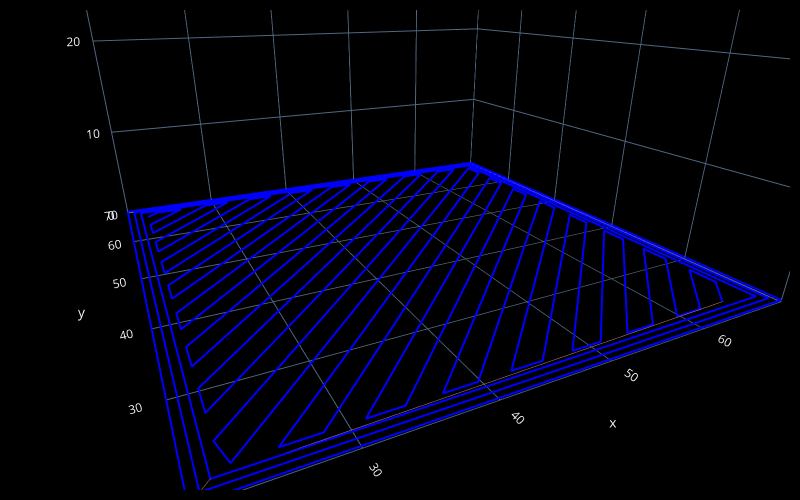

The notebook cell saved with this chart:
### Code cell
import math
import fullcontrol as fc

# ========= Editable Parameters =========
z = 0.2
xmin, ymin = 20.0, 20.0
xmax, ymax = 70.0, 70.0

infill_angles = [45]   # try [0], [90], [45], or [45,-45] (crosshatch)
infill_ratio  = 0.5        # 25% infill (0.05..0.9 recommended)
line_width    = 1.75        # mm
layer_height  = 0.3         # mm
perimeter_shells = 3        # number of outer shells
infill_overlap_frac = 0.3     # 与内层壳线的搭接比例（按线宽），0~0.3 常用
infill_gap = line_width/2               # 若想留缝而非搭接，可设为正值（mm）
travel_speed = 3600
print_speed  = 1200
# ======================================

def clamp(v, lo, hi): return max(lo, min(hi, v))

def add_perimeter_rect(steps, xmin, ymin, xmax, ymax, z, shells=1, w=0.4, speed_print=1200, line_width=1.75):
    """Adds outward->inward rectangles as perimeter shells."""
    for s in range(shells):
        inset = s * line_width/2 * 0.8
        x0, y0 = xmin + inset, ymin + inset
        x1, y1 = xmax - inset, ymax - inset

        # --- travel to this shell's start with extrusion OFF ---
        steps.append(fc.Extruder(on=False))
        steps.append(fc.travel_to(fc.Point(x=x0, y=y0, z=z)))

        # --- print this shell loop ---
        steps.append(fc.Extruder(on=True))
        steps.append(fc.Point(x=x1, y=y0, z=z))
        steps.append(fc.Point(x=x1, y=y1, z=z))
        steps.append(fc.Point(x=x0, y=y1, z=z))
        steps.append(fc.Point(x=x0, y=y0, z=z))  # close loop

        # leave extruder OFF for the travel to the next shell
        steps.append(fc.Extruder(on=False))
    return inset

def _intersections_line_rect_y_eq_x_plus_c(xmin, ymin, xmax, ymax, c):
    """Line: y = x + c. Return list of points inside the rectangle."""
    pts = []
    # x = xmin / xmax
    y = xmin + c
    if ymin <= y <= ymax: pts.append((xmin, y))
    y = xmax + c
    if ymin <= y <= ymax: pts.append((xmax, y))
    # y = ymin / ymax
    x = ymin - c
    if xmin <= x <= xmax: pts.append((x, ymin))
    x = ymax - c
    if xmin <= x <= xmax: pts.append((x, ymax))
    # dedupe
    uniq = []
    seen = set()
    for p in pts:
        key = (round(p[0], 6), round(p[1], 6))
        if key not in seen:
            uniq.append(p); seen.add(key)
    return uniq

def _intersections_line_rect_y_eq_negx_plus_c(xmin, ymin, xmax, ymax, c):
    """Line: y = -x + c. Return list of points inside the rectangle."""
    pts = []
    # x = xmin / xmax
    y = -xmin + c
    if ymin <= y <= ymax: pts.append((xmin, y))
    y = -xmax + c
    if ymin <= y <= ymax: pts.append((xmax, y))
    # y = ymin / ymax
    x = -ymin + c
    if xmin <= x <= xmax: pts.append((x, ymin))
    x = -ymax + c
    if xmin <= x <= xmax: pts.append((x, ymax))
    # dedupe
    uniq = []
    seen = set()
    for p in pts:
        key = (round(p[0], 6), round(p[1], 6))
        if key not in seen:
            uniq.append(p); seen.add(key)
    return uniq

def add_infill_rect(steps, xmin, ymin, xmax, ymax, z,
                    angles, ratio, w, inset=0.2, alt_dir=True):
    """
    Rectilinear infill for a rectangle at height z.
    angles: list of {0, 90, 45, -45}
    ratio:  areal fraction (0..1)
    w:      line width (mm)
    inset:  keep infill this far inside the shell (mm)
    """
    # sanitize
    ratio = clamp(ratio, 0.02, 0.95)
    angles = list(angles)
    for a in angles:
        if a not in (0, 90, 45, -45):
            raise NotImplementedError("Supported angles are 0, 90, 45, -45.")
    n = max(1, len(angles))

    # spacing (perpendicular pitch) to hit target ratio, approx: rho ≈ n * w / pitch
    pitch = (n * 1) / ratio

    # inset box (stay away from perimeter)
    x0 = xmin + inset
    y0 = ymin + inset
    x1 = xmax - inset
    y1 = ymax - inset

    # For alternating travel direction
    lr = True

    for a in angles:
        steps.append(fc.Extruder(on=False))  # safe travel before starting this pass
        if a == 0:
            # horizontal lines: step in +Y
            y = y0
            while y <= y1 + 1e-9:
                # endpoints for the segment
                xA, xB = x0, x1
                if alt_dir and not lr:
                    xA, xB = xB, xA
                # travel to start
                steps.append(fc.Point(x=xA, y=y, z=z))
                # print the segment
                steps.append(fc.Extruder(on=True))
                steps.append(fc.Point(x=xB, y=y, z=z))
                # steps.append(fc.Extruder(on=False))
                lr = not lr
                y += pitch

        elif a == 90:
            # vertical lines: step in +X
            x = x0
            while x <= x1 + 1e-9:
                yA, yB = y0, y1
                if alt_dir and not lr:
                    yA, yB = yB, yA
                steps.append(fc.Point(x=x, y=yA, z=z))
                steps.append(fc.Extruder(on=True))
                steps.append(fc.Point(x=x, y=yB, z=z))
                # steps.append(fc.Extruder(on=False))
                lr = not lr
                x += pitch

        elif a == 45:
            # lines y = x + c ; perpendicular spacing Δc = pitch*sqrt(2)
            corners = [(x0,y0),(x0,y1),(x1,y0),(x1,y1)]
            c_vals = [y - x for (x,y) in corners]
            c_min, c_max = min(c_vals), max(c_vals)
            dc = pitch * math.sqrt(2.0)
            c = c_min
            while c <= c_max + 1e-9:
                pts = _intersections_line_rect_y_eq_x_plus_c(x0,y0,x1,y1,c)
                if len(pts) >= 2:
                    # take farthest two along direction (x+y grows along slope +1)
                    pts_sorted = sorted(pts, key=lambda p: p[0]+p[1])
                    pA, pB = pts_sorted[0], pts_sorted[-1]
                    if alt_dir and not lr:
                        pA, pB = pB, pA
                    steps.append(fc.Point(x=pA[0], y=pA[1], z=z))
                    steps.append(fc.Extruder(on=True))
                    steps.append(fc.Point(x=pB[0], y=pB[1], z=z))
                    # steps.append(fc.Extruder(on=False))
                    lr = not lr
                c += dc

        elif a == -45:
            # lines y = -x + c ; perpendicular spacing Δc = pitch*sqrt(2)
            corners = [(x0,y0),(x0,y1),(x1,y0),(x1,y1)]
            c_vals = [y + x for (x,y) in corners]  # since c = y - (-x) = y + x
            c_min, c_max = min(c_vals), max(c_vals)
            dc = pitch * math.sqrt(2.0)
            c = c_min
            while c <= c_max + 1e-9:
                pts = _intersections_line_rect_y_eq_negx_plus_c(x0,y0,x1,y1,c)
                if len(pts) >= 2:
                    # along slope -1, use (y - x) or (-x + y) as progress; choose x - y for variety
                    pts_sorted = sorted(pts, key=lambda p: p[0]-p[1])
                    pA, pB = pts_sorted[0], pts_sorted[-1]
                    if alt_dir and not lr:
                        pA, pB = pB, pA
                    steps.append(fc.Point(x=pA[0], y=pA[1], z=z))
                    steps.append(fc.Extruder(on=True))
                    steps.append(fc.Point(x=pB[0], y=pB[1], z=z))
                    # steps.append(fc.Extruder(on=False))
                    lr = not lr
                c += dc

# ----------------- Build the program -----------------
steps = []
steps.append(fc.Printer(print_speed=print_speed, travel_speed=travel_speed))
steps.append(fc.ExtrusionGeometry(area_model='rectangle', width=line_width, height=layer_height))

# Perimeters
shell_inset = add_perimeter_rect(steps, xmin, ymin, xmax, ymax, z,
                   shells=perimeter_shells, w=line_width, line_width=line_width)

inset_for_infill = max(
    0.0,
    shell_inset + infill_gap * 0.8
)
print(f"Inset for infill: {inset_for_infill:.3f} mm")

# Infill (keep slightly inside the last shell)
add_infill_rect(
    steps, xmin, ymin, xmax, ymax, z,
    angles=infill_angles,
    ratio=infill_ratio,
    w=line_width,
    inset=inset_for_infill,   # <<< 关键：基于“内层壳线”
    alt_dir=True
)

# Visualize
fc.transform(steps, 'plot', fc.PlotControls(style='line'))

# If you want G-code:
# gcode = fc.transform(steps, 'gcode', fc.GcodeControls(printer_name='generic', save_as='rect_infill_var'))
# print(gcode[:400])

### Figure 1 — Plotly figure (JSON) as saved in the notebook; plotly's stock layout.template omitted (floating-point values rounded to 4 significant figures)
{"data": [{"line": {"color": ["rgb(0.00, 0.00, 255.00)", "rgb(0.00, 0.00, 255.00)", "rgb(0.00, 0.00, 255.00)", "rgb(0.00, 0.00, 255.00)", "rgb(0.00, 0.00, 255.00)"], "width": 4}, "mode": "lines", "showlegend": false, "type": "scatter3d", "x": [20, 70, 70, 20, 20], "y": [20, 20, 70, 70, 20], "z": [0.2, 0.2, 0.2, 0.2, 0.2]}, {"line": {"color": ["rgb(191.25, 127.50, 127.50)", "rgb(191.25, 127.50, 127.50)"], "width": 1}, "mode": "lines", "showlegend": false, "type": "scatter3d", "x": [20, 20.7], "y": [20, 20.7], "z": [0.2, 0.2]}, {"line": {"color": ["rgb(0.00, 0.00, 255.00)", "rgb(0.00, 0.00, 255.00)", "rgb(0.00, 0.00, 255.00)", "rgb(0.00, 0.00, 255.00)", "rgb(0.00, 0.00, 255.00)"], "width": 4}, "mode": "lines", "showlegend": false, "type": "scatter3d", "x": [20.7, 69.3, 69.3, 20.7, 20.7], "y": [20.7, 20.7, 69.3, 69.3, 20.7], "z": [0.2, 0.2, 0.2, 0.2, 0.2]}, {"line": {"color": ["rgb(191.25, 127.50, 127.50)", "rgb(191.25, 127.50, 127.50)"], "width": 1}, "mode": "lines", "showlegend": false, "type": "scatter3d", "x": [20.7, 21.4], "y": [20.7, 21.4], "z": [0.2, 0.2]}, {"line": {"color": ["rgb(0.00, 0.00, 255.00)", "rgb(0.00, 0.00, 255.00)", "rgb(0.00, 0.00, 255.00)", "rgb(0.00, 0.00, 255.00)", "rgb(0.00, 0.00, 255.00)"], "width": 4}, "mode": "lines", "showlegend": false, "type": "scatter3d", "x": [21.4, 68.6, 68.6, 21.4, 21.4], "y": [21.4, 21.4, 68.6, 68.6, 21.4], "z": [0.2, 0.2, 0.2, 0.2, 0.2]}, {"line": {"color": ["rgb(191.25, 127.50, 127.50)", "rgb(191.25, 127.50, 127.50)"], "width": 1}, "mode": "lines", "showlegend": false, "type": "scatter3d", "x": [21.4, 65.07], "y": [21.4, 22.1], "z": [0.2, 0.2]}, {"line": {"color": ["rgb(0.00, 0.00, 255.00)", "rgb(0.00, 0.00, 255.00)", "rgb(0.00, 0.00, 255.00)", "rgb(0.00, 0.00, 255.00)", "rgb(0.00, 0.00, 255.00)", "rgb(0.00, 0.00, 255.00)", "rgb(0.00, 0.00, 255.00)", "rgb(0.00, 0.00, 255.00)", "rgb(0.00, 0.00, 255.00)", "rgb(0.00, 0.00, 255.00)", "rgb(0.00, 0.00, 255.00)", "rgb(0.00, 0.00, 255.00)", "rgb(0.00, 0.00, 255.00)", "rgb(0.00, 0.00, 255.00)", "rgb(0.00, 0.00, 255.00)", "rgb(0.00, 0.00, 255.00)", "rgb(0.00, 0.00, 255.00)", "rgb(0.00, 0.00, 255.00)", "rgb(0.00, 0.00, 255.00)", "rgb(0.00, 0.00, 255.00)", "rgb(0.00, 0.00, 255.00)", "rgb(0.00, 0.00, 255.00)", "rgb(0.00, 0.00, 255.00)", "rgb(0.00, 0.00, 255.00)", "rgb(0.00, 0.00, 255.00)", "rgb(0.00, 0.00, 255.00)", "rgb(0.00, 0.00, 255.00)", "rgb(0.00, 0.00, 255.00)", "rgb(0.00, 0.00, 255.00)", "rgb(0.00, 0.00, 255.00)", "rgb(0.00, 0.00, 255.00)", "rgb(0.00, 0.00, 255.00)", "rgb(0.00, 0.00, 255.00)", "rgb(0.00, 0.00, 255.00)", "rgb(0.00, 0.00, 255.00)", "rgb(0.00, 0.00, 255.00)", "rgb(0.00, 0.00, 255.00)", "rgb(0.00, 0.00, 255.00)", "rgb(0.00, 0.00, 255.00)", "rgb(0.00, 0.00, 255.00)", "rgb(0.00, 0.00, 255.00)", "rgb(0.00, 0.00, 255.00)", "rgb(0.00, 0.00, 255.00)", "rgb(0.00, 0.00, 255.00)", "rgb(0.00, 0.00, 255.00)", "rgb(0.00, 0.00, 255.00)", "rgb(0.00, 0.00, 255.00)", "rgb(0.00, 0.00, 255.00)", "rgb(0.00, 0.00, 255.00)", "rgb(0.00, 0.00, 255.00)", "rgb(0.00, 0.00, 255.00)", "rgb(0.00, 0.00, 255.00)", "rgb(0.00, 0.00, 255.00)", "rgb(0.00, 0.00, 255.00)", "rgb(0.00, 0.00, 255.00)", "rgb(0.00, 0.00, 255.00)", "rgb(0.00, 0.00, 255.00)", "rgb(0.00, 0.00, 255.00)", "rgb(0.00, 0.00, 255.00)", "rgb(0.00, 0.00, 255.00)", "rgb(0.00, 0.00, 255.00)", "rgb(0.00, 0.00, 255.00)", "rgb(0.00, 0.00, 255.00)", "rgb(0.00, 0.00, 255.00)"], "width": 4}, "mode": "lines", "showlegend": false, "type": "scatter3d", "x": [65.07, 67.9, 67.9, 62.24, 59.41, 67.9, 67.9, 56.59, 53.76, 67.9, 67.9, 50.93, 48.1, 67.9, 67.9, 45.27, 42.44, 67.9, 67.9, 39.62, 36.79, 67.9, 67.9, 33.96, 31.13, 67.9, 67.9, 28.3, 25.47, 67.9, 67.9, 22.64, 22.1, 65.62, 62.79, 22.1, 22.1, 59.96, 57.13, 22.1, 22.1, 54.3, 51.48, 22.1, 22.1, 48.65, 45.82, 22.1, 22.1, 42.99, 40.16, 22.1, 22.1, 37.33, 34.5, 22.1, 22.1, 31.68, 28.85, 22.1, 22.1, 26.02, 23.19, 22.1], "y": [22.1, 24.93, 27.76, 22.1, 22.1, 30.59, 33.41, 22.1, 22.1, 36.24, 39.07, 22.1, 22.1, 41.9, 44.73, 22.1, 22.1, 47.56, 50.38, 22.1, 22.1, 53.21, 56.04, 22.1, 22.1, 58.87, 61.7, 22.1, 22.1, 64.53, 67.36, 22.1, 24.38, 67.9, 67.9, 27.21, 30.04, 67.9, 67.9, 32.87, 35.7, 67.9, 67.9, 38.52, 41.35, 67.9, 67.9, 44.18, 47.01, 67.9, 67.9, 49.84, 52.67, 67.9, 67.9, 55.5, 58.32, 67.9, 67.9, 61.15, 63.98, 67.9, 67.9, 66.81], "z": [0.2, 0.2, 0.2, 0.2, 0.2, 0.2, 0.2, 0.2, 0.2, 0.2, 0.2, 0.2, 0.2, 0.2, 0.2, 0.2, 0.2, 0.2, 0.2, 0.2, 0.2, 0.2, 0.2, 0.2, 0.2, 0.2, 0.2, 0.2, 0.2, 0.2, 0.2, 0.2, 0.2, 0.2, 0.2, 0.2, 0.2, 0.2, 0.2, 0.2, 0.2, 0.2, 0.2, 0.2, 0.2, 0.2, 0.2, 0.2, 0.2, 0.2, 0.2, 0.2, 0.2, 0.2, 0.2, 0.2, 0.2, 0.2, 0.2, 0.2, 0.2, 0.2, 0.2, 0.2]}, {"marker": {"color": "red", "size": 2}, "mode": "markers", "showlegend": false, "type": "scatter3d", "x": [], "y": [], "z": []}], "layout": {"height": 500, "margin": {"b": 10, "l": 10, "pad": 4, "r": 10, "t": 10}, "paper_bgcolor": "black", "scene": {"aspectmode": "cube", "camera": {"center": {"x": 0, "y": 0, "z": -0.5}, "eye": {"x": -0.5, "y": -1, "z": 0}}, "xaxis": {"backgroundcolor": "black", "nticks": 10, "range": [20.0, 70.0]}, "yaxis": {"backgroundcolor": "black", "nticks": 10, "range": [20.0, 70.0]}, "zaxis": {"backgroundcolor": "black", "nticks": 10, "range": [0, 50.0]}}, "width": 800}}
